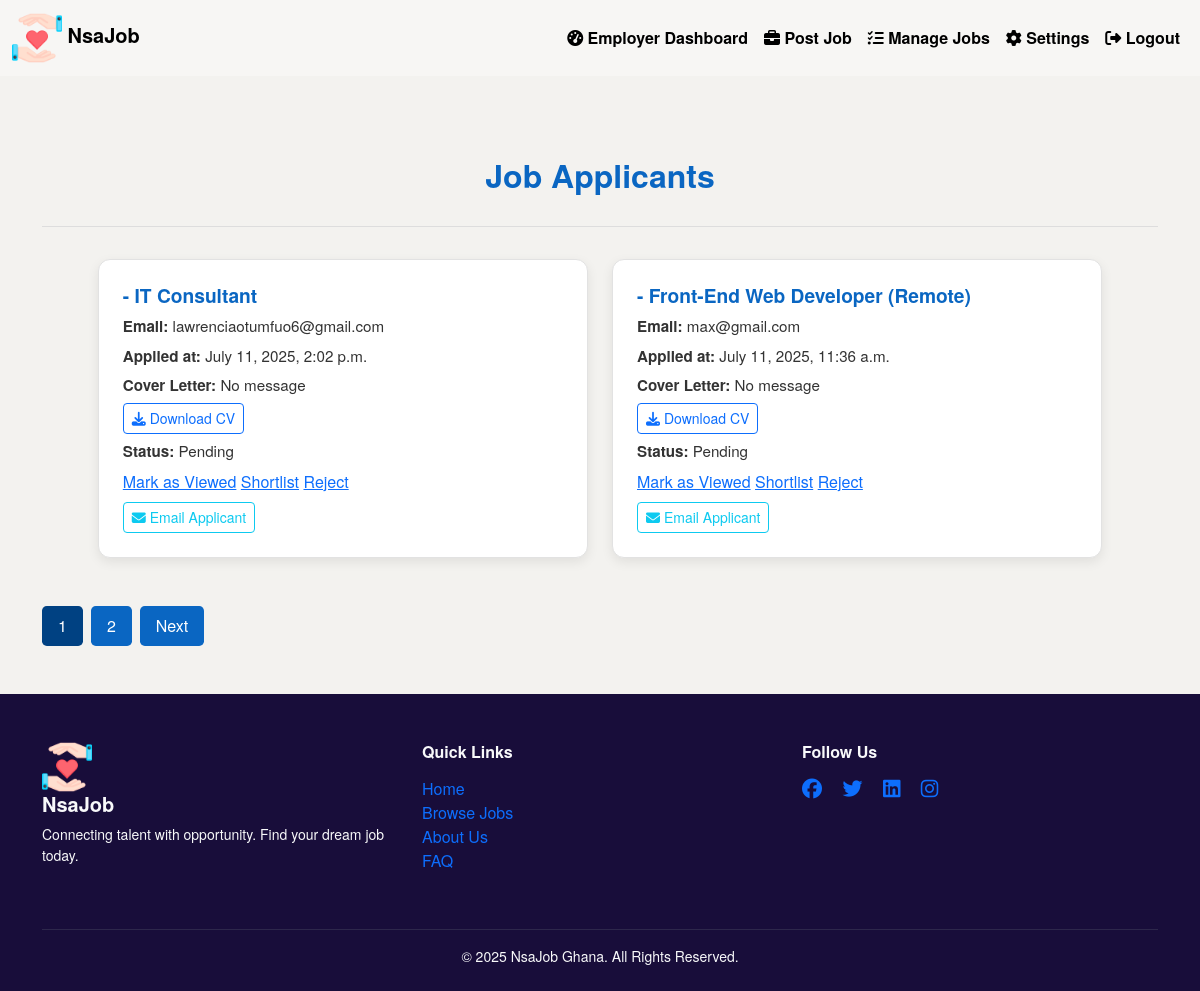
The app's page /employer/applicants/ (signed in) with its own data.
### core/models.py (models this page shows, shortened)
class Application(models.Model):
    STATUS_CHOICES = [
        ('pending', 'Pending'),
        ('reviewed', 'Reviewed'),
        ('accepted', 'Accepted'),
        ('rejected', 'Rejected'),
    ]
    applicant = models.ForeignKey(User, on_delete=models.CASCADE)
    job = models.ForeignKey('Job', on_delete=models.CASCADE)
    message = models.TextField(blank=True)
    cv = models.FileField(upload_to='cvs/', blank=True, null=True)
    status = models.CharField(max_length=20, choices=STATUS_CHOICES, default='pending')
    applied_at = models.DateTimeField(auto_now_add=True)
    email_sent_count = models.IntegerField(default=0)

class Job(models.Model):
    employer = models.ForeignKey(User, on_delete=models.CASCADE)
    title = models.CharField(max_length=200)
    description = models.TextField()
    location = models.CharField(max_length=100)
    category = models.CharField(max_length=100)
    created_at = models.DateTimeField(auto_now_add=True)
    posted_by = models.ForeignKey(User, on_delete=models.SET_NULL, null=True, related_name='jobs_posted')

### core/views.py (the view)
# urls.py: path('employer/applicants/', views.view_applicants, name='view_applicants'),
@login_required
def view_applicants(request):
    applications = Application.objects.filter(job__employer=request.user).order_by('-applied_at')
    paginator = Paginator(applications, 2)
    page_number = request.GET.get('page')
    page_obj = paginator.get_page(page_number)
    return render(request, 'employer/applicants.html', {
        'applications': page_obj
    })

### core/context_processors.py (called while the page is built)
def new_job_count(request):
    if not request.user.is_authenticated or not hasattr(request.user, 'profile'):
        return {'new_job_count': 0}
    last_seen = request.user.profile.last_job_view
    count = Job.objects.filter(created_at__gt=last_seen).count()
    return {'new_job_count': count}

### core/templates/employer/applicants.html (shortened to what this page needs)
{% extends 'core/base.html' %}
{% block content %}
<div class="dashboard-header">
    <h1>Job Applicants</h1>
</div>
<div class="dashboard-content">
    {% if applications %}
        {% for app in applications %}
            <div class="info-card">
                <h5>{{ app.applicant.get_full_name }} - {{ app.job.title }}</h5>
                <p><strong>Email:</strong> {{ app.applicant.email }}</p>
                <p><strong>Applied at:</strong> {{ app.applied_at }}</p>
                <p><strong>Cover Letter:</strong> {{ app.cover_letter|default:"No message" }}</p>
                <p>
                    {% if app.cv and app.cv.name %}
                        <a href="{% url 'download_cv' app.id %}" class="btn btn-outline-primary btn-sm">
                            <i class="fas fa-download"></i> Download CV
                        </a>
                    {% else %}
                        <span class="text-muted">No CV uploaded</span>
                    {% endif %}
                </p>
                <p><strong>Status:</strong> {{ app.status|title }}</p>
                <div class="status-actions">
                    <a href="{% url 'update_application_status' app.id 'viewed' %}" class="btn-sm btn-secondary">Mark as Viewed</a>
                    <a href="{% url 'update_application_status' app.id 'shortlisted' %}" class="btn-sm btn-success">Shortlist</a>
                    <a href="{% url 'update_application_status' app.id 'rejected' %}" class="btn-sm btn-danger">Reject</a>
                </div>
                <div class="mt-2">
                    <a href="{% url 'send_email_to_applicant' app.id %}" class="btn btn-sm btn-outline-info">
                        <i class="fas fa-envelope"></i> Email Applicant
                    </a>
                </div>
            </div>
        {% endfor %}
    {% else %}
        <p class="no-data">No applicants found.</p>
    {% endif %}
</div>
{% if applications.has_other_pages %}
<div class="pagination">
    <ul>
        {% for num in applications.paginator.page_range %}
            {% if applications.number == num %}
                <li><span class="active">{{ num }}</span></li>
            {% elif num > applications.number|add:'-3' and num < applications.number|add:'3' %}
                <li><a href="?page={{ num }}">{{ num }}</a></li>
            {% endif %}
        {% endfor %}
        {% if applications.has_next %}
            <li><a href="?page={{ applications.next_page_number }}">Next</a></li>
        {% endif %}
    </ul>
</div>
{% endif %}
{% endblock %}

### core/templates/employer/applicants.html (style rules this page uses)
body { background-color: #f3f2ef; font-family: 'Helvetica Neue', Helvetica, Arial, sans-serif; }
.dashboard-header { padding: 2rem 1.5rem; border-bottom: 1px solid #ddd; text-align: center; margin-bottom: 2rem; }
.dashboard-header h1 { font-size: 2rem; color: #0a66c2; margin: 0; font-weight: 600; }
.dashboard-content { display: grid; grid-template-columns: repeat(auto-fit, minmax(350px, 1fr)); gap: 1.5rem; padding: 0 5%; }
.info-card { background-color: #fff; border-radius: 0.75rem; padding: 1.5rem; box-shadow: 0 4px 12px rgba(0,0,0,0.08); transition: transform 0.2s ease; border: 1px solid #e2e2e2; }
.info-card h5 { font-size: 1.2rem; color: #0a66c2; font-weight: 600; margin-bottom: 0.5rem; }
.info-card p { margin: 0.4rem 0; color: #333; font-size: 0.95rem; }
.pagination { text-align: center; margin: 3rem 0; }
.pagination ul { list-style: none; display: inline-flex; gap: 0.5rem; padding: 0; margin: 0; }
.pagination li { display: inline; }
.pagination a, .pagination span { display: inline-block; padding: 0.5rem 1rem; background-color: #0a66c2; color: white; border-radius: 0.3rem; text-decoration: none; font-weight: 500; transition: background-color 0.3s; }
.pagination .active { background-color: #004182; }

### records on screen
Application: job "IT Consultant", applicant.email "lawrenciaotumfuo6@gmail.com", applied_at "July 11, 2025, 2:02 p.m.", cover_letter "No message", shows "Download CV", status "Pending"
Application: job "Front-End Web Developer (Remote)", applicant.email "max@gmail.com", applied_at "July 11, 2025, 11:36 a.m.", cover_letter "No message", shows "Download CV", status "Pending"

### other values on screen
{{ num }} "1"
{{ num }} "2"
